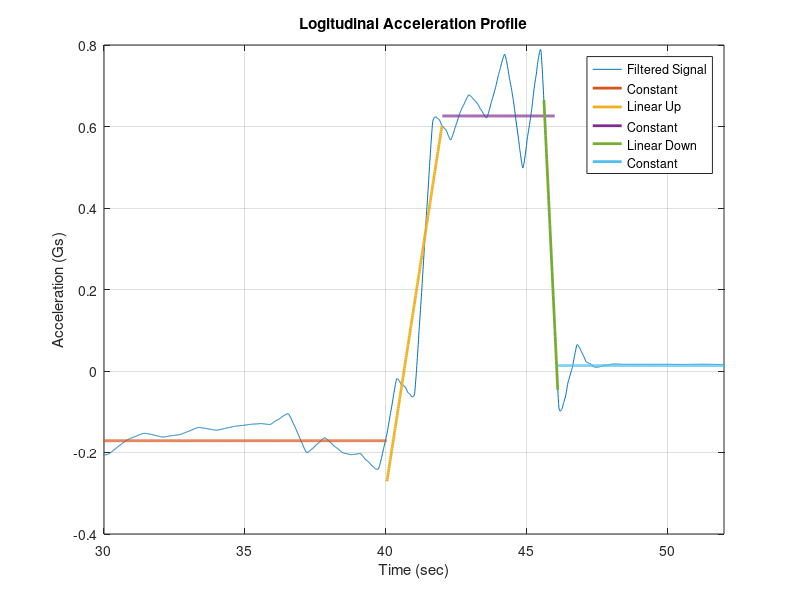

Reproduce this figure in MATLAB.
%% Fitting Code
clear all;clc; close all
load('ApproxCoif2L6.mat'); 
load('SGT.mat');
Time = SplitGravelTime;
Time = Time(1:numel(Time)/2);
Signal =  ApproxCoif2L6(6,:)*-1;
Signal = Signal(1:numel(Signal)/2);
plot(Time,Signal); hold on
Constant = [22.57,40.26];
Linear = [40.26, 41.52];
Constant2 = [41.52, 45.62];
LinearDown = [45.62 47.85];
Stopped = [47.85 55.06];

idx1 =find(Time > 22.57 & Time <40.04);
idx2 =find(Time > 40.04 & Time <42);
idx3 =find(Time > 42 & Time <46);
idx4 =find(Time > 45.6 & Time <46.1);
idx5 =find(Time > 46.1 & Time <55.06);
T1 = Time(idx1); S1 = Signal(idx1);
T2 = Time(idx2); S2 = Signal(idx2);
T3 = Time(idx3); S3 = Signal(idx3);
T4 = Time(idx4); S4 = Signal(idx4);
T5 = Time(idx5); S5 = Signal(idx5);


[p, S] = polyfit(T1,S1',0);
[s1_fit] = polyval(p,T1,S);
plot(T1,s1_fit,'linewidth',2); hold on;

[p, S] = polyfit(T2,S2',1);
[s2_fit] = polyval(p,T2,S);
plot(T2,s2_fit,'linewidth',2); hold on;

[p, S] = polyfit(T3,S3',0);
[s3_fit] = polyval(p,T3,S);
plot(T3,s3_fit,'linewidth',2); hold on;

[p, S] = polyfit(T4,S4',1);
[s4_fit] = polyval(p,T4,S);
plot(T4,s4_fit,'linewidth',2); hold on;

[p, S] = polyfit(T5,S5',0);
[s5_fit] = polyval(p,T5,S);
plot(T5,s5_fit,'linewidth',2); hold on; 

xlim([30 52]); grid on;
xlabel('Time (sec)'); ylabel('Acceleration (Gs)');

legend('Filtered Signal','Constant','Linear Up',...
'Constant','Linear Down','Constant','location','best');
title('Logitudinal Acceleration Profile');
